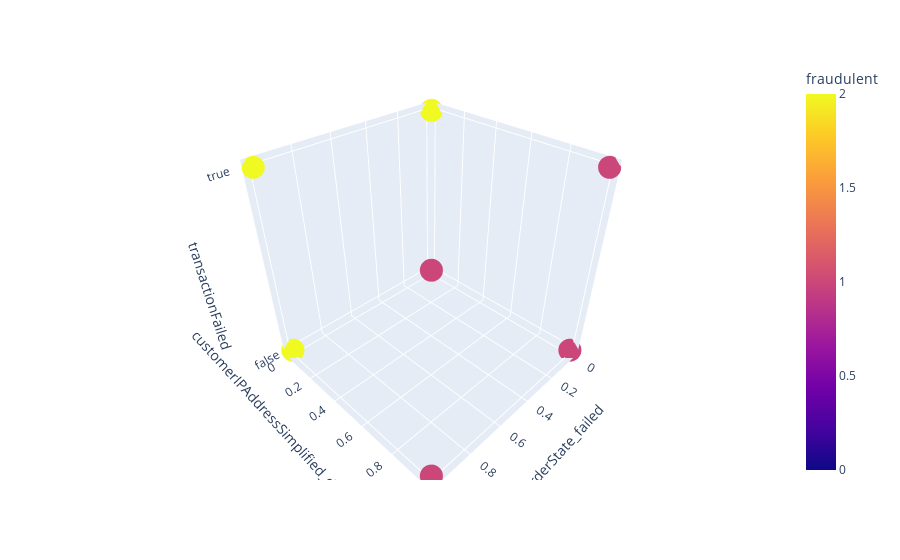

This figure's notebook cell:
### Markdown cell above
## Bonus: Scatter 3D!

### Code cell
import plotly.express as px

fig = px.scatter_3d(filter_data, x='orderState_failed', y='customerIPAddressSimplified_digits_and_letters', z='transactionFailed', color='fraudulent')
fig.show()

#!pip3 install hdbscan
#import hdbscan
# Debido al crash lo hice en Colab
# Tambien tuve mis inconvenientes hasta que... magia!
# https://colab.research.google.com/drive/1T_L_WrmhY7iXVv69N1mlP3jkVvFxK6uR?usp=sharing

### Figure 1 — Plotly figure (JSON) as saved in the notebook; plotly's stock layout.template omitted (floating-point values rounded to 4 significant figures; data arrays with more than 128 entries replaced by an {"elided": "..."} marker saying what was removed)
{"data": [{"hovertemplate": "orderState_failed=%{x}<br>customerIPAddressSimplified_digits_and_letters=%{y}<br>transactionFailed=%{z}<br>fraudulent=%{marker.color}<extra></extra>", "legendgroup": "", "marker": {"color": {"elided": "623 int values"}, "coloraxis": "coloraxis", "symbol": "circle"}, "mode": "markers", "name": "", "scene": "scene", "showlegend": false, "type": "scatter3d", "x": {"elided": "623 int values"}, "y": {"elided": "623 int values"}, "z": {"elided": "623 bool values"}}], "layout": {"coloraxis": {"colorbar": {"title": {"text": "fraudulent"}}, "colorscale": [[0, "#0d0887"], [0.1111, "#46039f"], [0.2222, "#7201a8"], [0.3333, "#9c179e"], [0.4444, "#bd3786"], [0.5556, "#d8576b"], [0.6667, "#ed7953"], [0.7778, "#fb9f3a"], [0.8889, "#fdca26"], [1, "#f0f921"]]}, "legend": {"tracegroupgap": 0}, "margin": {"t": 60}, "scene": {"domain": {"x": [0, 1], "y": [0, 1]}, "xaxis": {"title": {"text": "orderState_failed"}}, "yaxis": {"title": {"text": "customerIPAddressSimplified_digits_and_letters"}}, "zaxis": {"title": {"text": "transactionFailed"}}}}}
